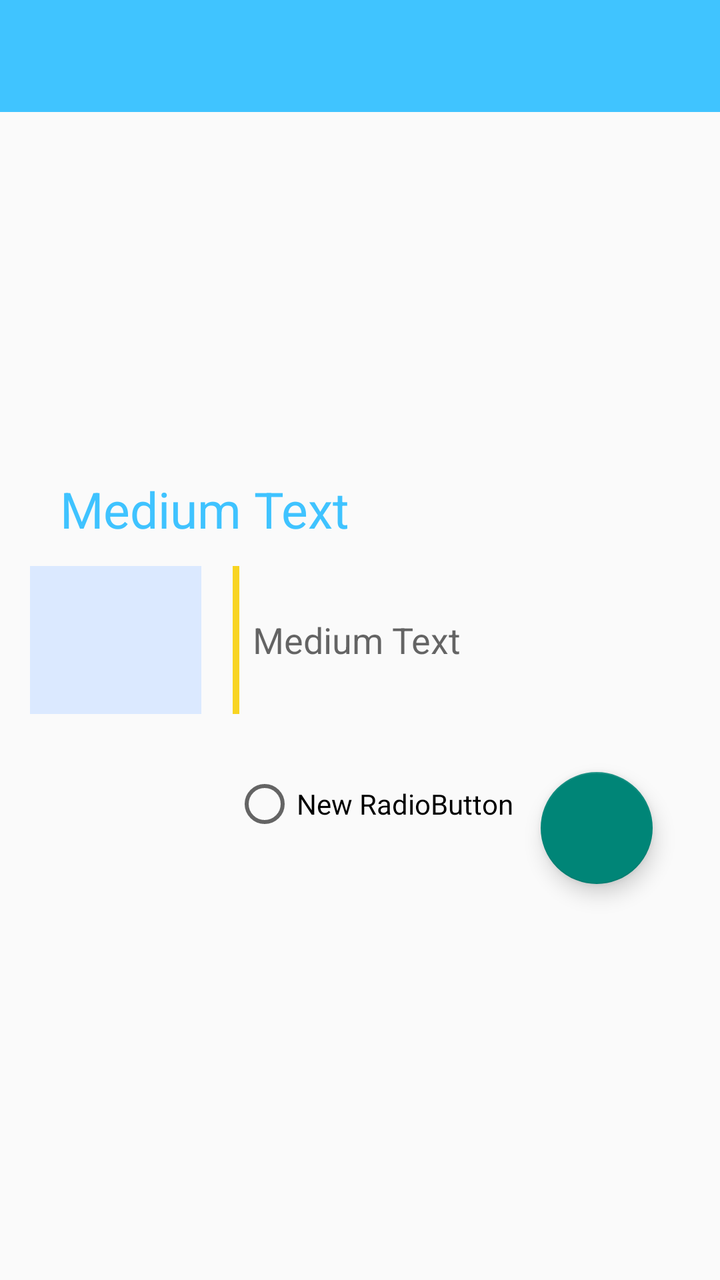
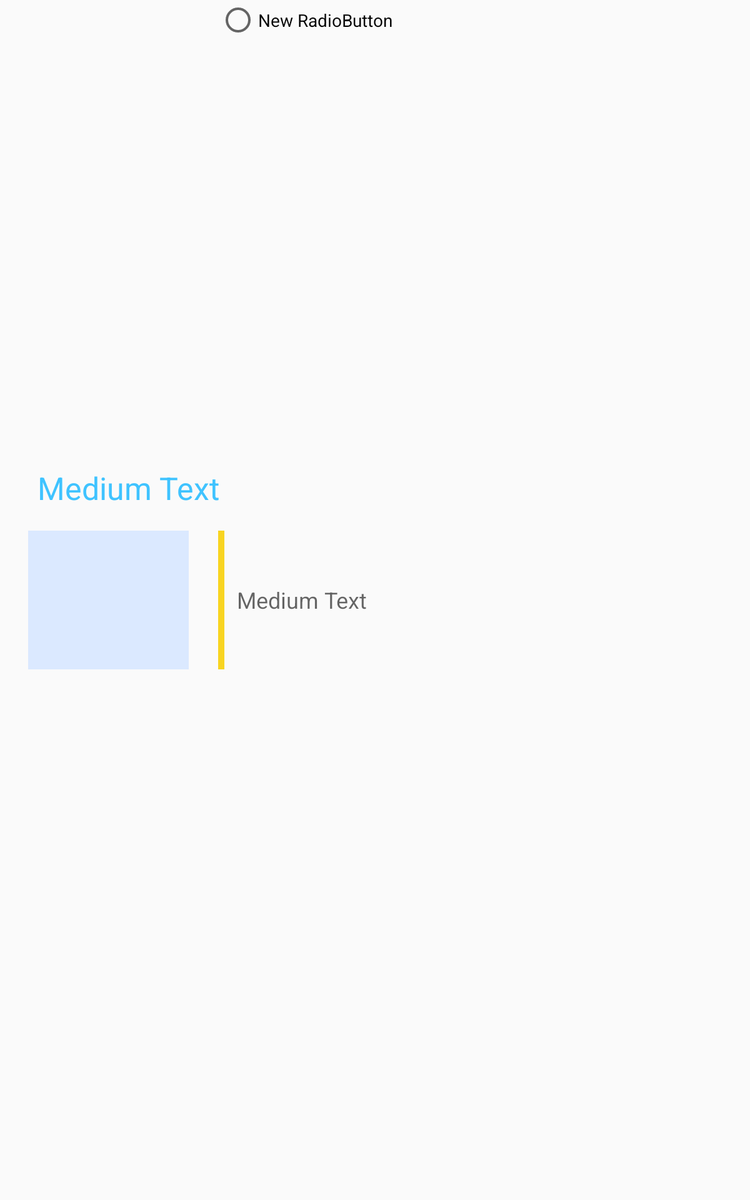

Compare how this app lays out the same screen by default and in its alternative resource folder. The renders come first, then the two layout files and the values they reference.
<!-- AndroidManifest.xml: application theme AppTheme -->
<!-- res/layout/encuestas_imagen_multiple.xml -->
<?xml version="1.0" encoding="utf-8"?>
<RelativeLayout xmlns:android="http://schemas.android.com/apk/res/android"
    android:orientation="vertical" android:layout_width="match_parent"
    android:layout_height="match_parent"
    android:id="@+id/enc_ima_mul">

    <android.support.v7.widget.Toolbar
        android:id="@+id/toolbar"
        android:layout_width="match_parent"
        android:layout_height="?attr/actionBarSize"
        android:background="?attr/colorPrimary" />

    <ImageView
        android:layout_width="257px"
        android:layout_height="300px"
        android:id="@+id/imageView6"
        android:layout_below="@+id/titleEncuesta"
        android:layout_alignParentStart="true"
        android:layout_alignBottom="@+id/pregunta"
        android:background="#dbe9ff"
        android:layout_marginLeft="45px" />

    <RelativeLayout
        android:layout_width="wrap_content"
        android:layout_height="222px"
        android:id="@+id/pregunta"
        android:layout_marginLeft="47px"
        android:layout_marginRight="101px"
        android:layout_centerVertical="true"
        android:layout_alignParentEnd="true"
        android:layout_toEndOf="@+id/imageView6">

        <ImageView
            android:layout_width="10px"
            android:layout_height="fill_parent"
            android:id="@+id/imageView5"
            android:layout_alignParentBottom="true"
            android:layout_alignParentStart="true"
            android:layout_alignParentTop="true"
            android:background="#f8d421" />

        <TextView
            android:layout_width="wrap_content"
            android:layout_height="wrap_content"
            android:textAppearance="?android:attr/textAppearanceMedium"
            android:text="Medium Text"
            android:id="@+id/textView"
            android:layout_centerVertical="true"
            android:layout_toEndOf="@+id/imageView5"
            android:layout_marginLeft="20px"
            android:editable="false" />

    </RelativeLayout>

    <RadioButton
        android:layout_width="wrap_content"
        android:layout_height="wrap_content"
        android:text="New RadioButton"
        android:id="@+id/radioButton3"
        android:checked="false"
        android:layout_alignTop="@+id/view"
        android:layout_alignStart="@+id/pregunta" />

    <android.support.design.widget.FloatingActionButton
        android:layout_width="wrap_content"
        android:layout_height="wrap_content"
        android:id="@+id/view"
        android:layout_below="@+id/pregunta"
        android:layout_alignEnd="@+id/pregunta"
        android:layout_marginTop="29dp" />

    <TextView
        android:layout_width="fill_parent"
        android:layout_height="wrap_content"
        android:textAppearance="?android:attr/textAppearanceLarge"
        android:text="@string/proyect_encuesta"
        android:id="@+id/titleEncuesta"
        android:paddingTop="25dp"
        android:textColor="#3fc3ff"
        android:textSize="25sp"
        android:layout_marginLeft="30dp"
        android:layout_marginRight="30dp"
        android:gravity="center_vertical"
        android:layout_above="@+id/pregunta"
        android:layout_alignEnd="@+id/pregunta"
        android:layout_alignParentStart="true"
        android:layout_marginBottom="35px" />

</RelativeLayout>
<!-- resources referenced by this layout -->
<resources>
  <string name="proyect_encuesta">Medium Text</string>
  <style name="AppTheme" parent="Theme.AppCompat.Light.NoActionBar">
          
          <item name="colorPrimary">@color/surbee_blue</item>
          <item name="colorPrimaryDark">@color/surbee_blue_dark</item>
          
      </style>
  <color name="surbee_blue">#40C4FF</color>
  <color name="surbee_blue_dark">#20A4FF</color>
</resources>
<!-- res/layout-sw600dp/encuestas_imagen_multiple.xml (the author's variant of the layout above) -->
<!-- drawn on a 7-inch tablet held upright -->
<?xml version="1.0" encoding="utf-8"?>
<RelativeLayout xmlns:android="http://schemas.android.com/apk/res/android"
    android:orientation="vertical" android:layout_width="match_parent"
    android:layout_height="match_parent"
    android:id="@+id/enc_ima_mul">



    <ImageView
        android:layout_width="257px"
        android:layout_height="300px"
        android:id="@+id/imageView6"
        android:layout_below="@+id/titleEncuesta"
        android:layout_alignParentStart="true"
        android:layout_alignBottom="@+id/pregunta"
        android:background="#dbe9ff"
        android:layout_marginLeft="45px" />

    <RelativeLayout
        android:layout_width="wrap_content"
        android:layout_height="222px"
        android:id="@+id/pregunta"
        android:layout_marginLeft="47px"
        android:layout_marginRight="101px"
        android:layout_centerVertical="true"
        android:layout_alignParentEnd="true"
        android:layout_toEndOf="@+id/imageView6">

        <ImageView
            android:layout_width="10px"
            android:layout_height="fill_parent"
            android:id="@+id/imageView5"
            android:layout_alignParentBottom="true"
            android:layout_alignParentStart="true"
            android:layout_alignParentTop="true"
            android:background="#f8d421" />

        <TextView
            android:layout_width="wrap_content"
            android:layout_height="wrap_content"
            android:textAppearance="?android:attr/textAppearanceMedium"
            android:text="Medium Text"
            android:id="@+id/textView"
            android:layout_centerVertical="true"
            android:layout_toEndOf="@+id/imageView5"
            android:layout_marginLeft="20px"
            android:editable="false" />

    </RelativeLayout>

    <RadioButton
        android:layout_width="wrap_content"
        android:layout_height="wrap_content"
        android:text="New RadioButton"
        android:id="@+id/radioButton3"
        android:checked="false"

        android:layout_alignStart="@+id/pregunta" />



    <TextView
        android:layout_width="fill_parent"
        android:layout_height="wrap_content"
        android:textAppearance="?android:attr/textAppearanceLarge"
        android:text="@string/proyect_encuesta"
        android:id="@+id/titleEncuesta"
        android:paddingTop="25dp"
        android:textColor="#3fc3ff"
        android:textSize="25sp"
        android:layout_marginLeft="30dp"
        android:layout_marginRight="30dp"
        android:gravity="center_vertical"
        android:layout_above="@+id/pregunta"
        android:layout_alignEnd="@+id/pregunta"
        android:layout_alignParentStart="true"
        android:layout_marginBottom="35px" />

</RelativeLayout>
